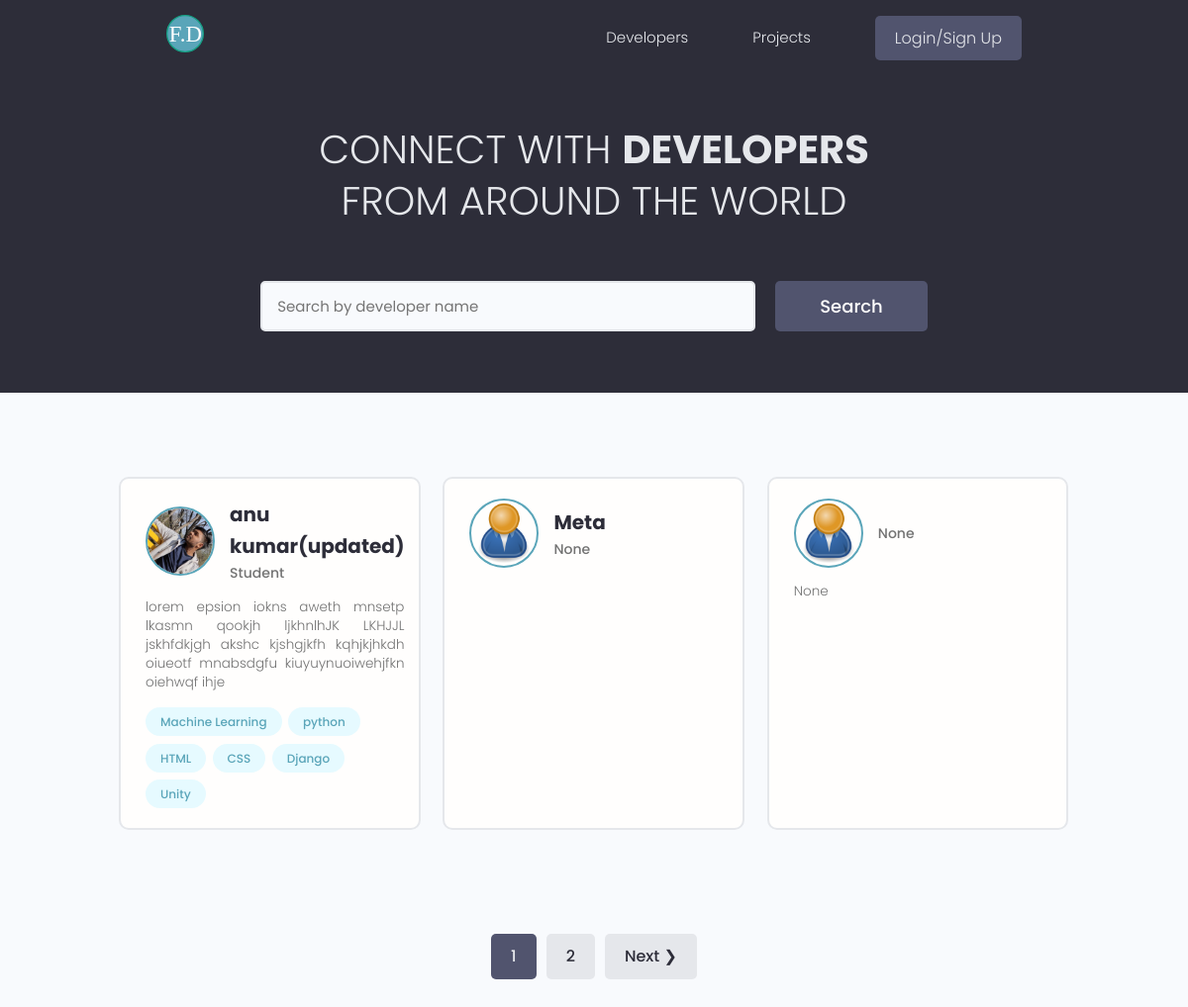
The page / on the database its author committed.
### users/models.py (models this page shows, shortened)
class Profiles(models.Model):
    user = models.OneToOneField(User , on_delete = models.CASCADE ,null= True , blank=True)
    name = models.CharField(max_length=200 , blank=True ,null=True)
    email = models.EmailField(max_length=500 ,blank=True, null=True)
    username = models.CharField(max_length=200 , blank=True ,null=True)
    location = models.CharField(max_length=200 , blank=True ,null=True)
    short_intro = models.CharField(max_length=200 , blank=True ,null=True)
    bio = models.TextField(blank=True, null=True)
    profile_image = models.ImageField(null=True, blank =True ,upload_to ='profiles/',default='profiles/user-default.png')
    social_github = models.CharField(max_length=200,blank=True,null=True)
    social_twitter = models.CharField(max_length=200,blank=True,null=True)
    social_linkdin = models.CharField(max_length=200,blank=True,null=True)
    social_youtube = models.CharField(max_length=200,blank=True,null=True)
    social_website = models.CharField(max_length=200,blank=True,null=True)
    created = models.DateTimeField(auto_now_add=True)
    id = models.UUIDField(default=uuid.uuid4,unique=True,primary_key=True,editable=False)
    class Meta:
        ordering=['created']
    @property
    def imageURL(self):
        try:
            url = self.profile_image.url
        except:
            url=""
        return url

class Skill(models.Model):
    owner = models.ForeignKey(Profiles,on_delete=models.CASCADE,null=True,blank=True)
    name =  models.CharField(max_length=200,blank=True,null=True)
    description = models.TextField(null =True,blank=True)
    created = models.DateTimeField(auto_now_add=True)
    id = models.UUIDField(default=uuid.uuid4,unique=True,primary_key=True,editable=False)
    def __str__(self):
        return str(self.name)

### users/views.py (the view)
# urls.py: path('',views.profiles ,name="profiles"),
def profiles(request):
    profiles , search_query = searchProfiles(request)
    custom_range , profiles  = paginateProfiles(request ,profiles ,3)
    context = {'profiles':profiles, 'search_query': search_query,'custom_range':custom_range}
    return render(request,'users/profiles.html',context)

### users/utils.py (called while the page is built)
def paginateProfiles(request , profiles ,results):
    page = request.GET.get('page')
    paginator = Paginator(profiles,results)
    try:
        profiles =paginator.page(page)
    except PageNotAnInteger:
        page=1
        profiles = paginator.page(page)
    except EmptyPage:
        page  = paginator.num_pages
        profiles=paginator.page(page)
    leftIndex = (int(page) - 4)
    if leftIndex <1:
        leftIndex=1
    rightIndex = (int(page) +5)
    if rightIndex > paginator.num_pages:
        rightIndex = paginator.num_pages + 1
    custom_range = range(leftIndex,rightIndex )
    return custom_range , profiles

def searchProfiles(request):
    search_query = ''
    if request.GET.get('search_query'):
        search_query = request.GET.get('search_query')
    skills = Skill.objects.filter(name__icontains = search_query)
    profiles = Profiles.objects.distinct().filter(
        Q(name__icontains=search_query) |
        Q(short_intro__icontains = search_query)|
        Q(skill__in = skills)
        )
    return profiles , search_query

### users/templates/users/profiles.html (shortened to what this page needs)
{% extends 'main.html' %}
{% block content %}
  <main class="home">
    <section class="hero-section text-center">
      <div class="container container--narrow">
        <div class="hero-section__box">
          <h2>CONNECT WITH <span>DEVELOPERS</span></h2>
          <h2>FROM AROUND THE WORLD</h2>
        </div>
        <div class="hero-section__search">
          <form id='searchForm' class="form" action="#" method="get">
            <div class="form__field">
              <input class="input input--text" id="formInput#search" type="text" name="search_query"
              value="{{search_query}}" placeholder="Search by developer name" />
            </div>
            <input class="btn btn--sub btn--lg" type="submit" value="Search" />
          </form>
        </div>
      </div>
    </section>
    <section class="devlist">
      <div class="container">
        <div class="grid grid--three">
          {% for profile in profiles %}
          <div class="column card">
            <div class="dev">
              <a href="{% url 'user-profile' profile.id %}" class="card__body">
                <div class="dev__profile">
                  <img class="avatar avatar--md" src="{{ profile.imageURL }}" alt="image" />
                  <div class="dev__meta">
                    <h3>{{profile.name}}</h3>
                    <h5>{{profile.short_intro|slice:"60"}}</h5>
                  </div>
                </div>
                <p class="dev__info">
                    {{profile.bio|slice:'150'}}
                </p>
                <div class="dev__skills">
                    {% for skill in profile.skill_set.all|slice:"6" %}
                    <span class="tag tag--pill tag--main">
                        <small>{{skill}}</small>
                    </span>
                    {% endfor %}
                </div>
              </a>
            </div>
          </div>
        {% endfor %}
        </div>
      </div>
    </section>
    {% include 'pagination.html' with queryset=profiles custom_range=custom_range %}
  </main>
{% endblock content %}

### static/styles/app.css (style rules this page uses)
:root { --color-sub: #2d2d39; }
.btn--sub { background-color: var(--color-sub-light); }
.card { border: 2px solid var(--color-light); }
img { width: 100%; }
.hero-section { height: 40vh; display: flex; align-items: center; background-color: var(--color-sub); }
.hero-section__box { margin-bottom: 4rem; }
.hero-section__box > h2, .hero-section__box > h2 > span { font-size: 4rem; color: var(--color-light); line-height: 1.3; text-transform: uppercase; }
.hero-section__box > h2 { font-weight: 300; }
.hero-section__box > h2 > span { font-weight: 700; }
.hero-section__search > .form { display: flex; align-items: center; justify-content: center; gap: 2rem; }
.hero-section__search > .form input.input--text { width: 50rem; }
.devlist { margin-top: 8rem; }
.devlist .grid { align-items: stretch; }
.devlist .dev .dev__profile { display: flex; align-items: center; gap: 1.5rem; }
.devlist .dev .dev__meta h3 { color: var(--color-sub); font-size: 2rem; font-weight: 700; }
.devlist .dev .dev__meta h5 { color: var(--color-text); font-size: 1.4rem; font-weight: 500; }
.devlist .dev .dev__info { margin: 1.5rem 0; font-size: 1.35rem; line-height: 1.4; text-align: justify; }

### static/uikit/styles/modules/_variables.css (style rules this page uses)
:root { --color-main: #5aa5b9; --color-main-light: #e6faff; --color-sub: #3f4156; --color-sub-light: #51546e; --color-sub-lighter: #ededfd; --color-text: #737373; --color-gray: #8b8b8b; --color-light: #e5e7eb; --color-light-gray: #767676; --color-bg: #f8fafd; --color-white: #fffefd; --color-white-light: #f3f3f3; --color-success: #359e64; --color-success-bg: #def8e8; --color-error: #fc4b0b; --color-error-bg: #fff2ee; --font-base: 'Poppins', arial, helvetica, 'Segoe UI', roboto, ubuntu, sans-serif; --font-monospace: 'Fira Code', 'Courier New', courier, monospace; --font-regular: 300; --font-medium: 500; --font-bold: 700; --generic-shadow: 1px 1px 5px #00000010; --generic-transition: all 0.3s ease-in-out; }

### static/uikit/styles/modules/_base.css (style rules this page uses)
* { margin: 0; padding: 0; box-sizing: border-box; text-rendering: optimizeLegibility; color: inherit; font-size: inherit; }
html { font-size: 50%; }
@media only screen and (min-width: 480px) { html { font-size: 56.25%; } }
@media only screen and (min-width: 1200px) { html { font-size: 62.5%; } }
body { line-height: 1.6; font-weight: 400; font-size: 1.5rem; color: var(--color-text); background-color: var(--color-bg); min-height: 100vh; }

### static/uikit/styles/modules/_typography.css (style rules this page uses)
* { font-family: var(--font-base); }
h2 { font-size: 3.6rem; font-weight: var(--font-bold); }
h3 { font-size: 3.2rem; font-weight: var(--font-medium); }
h5 { font-size: 2.4rem; font-weight: var(--font-medium); }
h5, h6 { font-weight: var(--font-regular); }
p, span, strong { font-size: 1.6rem; color: var(--color-text); font-weight: var(--font-regular); }
a { padding-bottom: 2px; text-decoration: none; display: inline-block; color: var(--color-main); font-weight: var(--font-medium); }

### static/uikit/styles/modules/_utilities.css (style rules this page uses)
.container { width: 92%; max-width: 165rem; margin: 0 auto; box-sizing: border-box; }
.container--narrow { width: 92%; max-width: 120rem; }
@media screen and (min-width: 1000px) { .container { width: 90%; } }
@media screen and (min-width: 1000px) { .container--narrow { width: 85%; } }
@media screen and (min-width: 1200px) { .container { width: 80%; } }
@media screen and (min-width: 1200px) { .container--narrow { width: 72%; } }
.text-center { text-align: center; }

### static/uikit/styles/modules/_avatar.css (style rules this page uses)
.avatar { border-radius: 50%; border: 2px solid var(--color-main); object-fit: cover; }
.avatar--md { height: 7rem; width: 7rem; }

### static/uikit/styles/modules/_button.css (style rules this page uses)
.btn { display: inline-block; position: relative; cursor: pointer; background-color: var(--color-light); font-weight: var(--font-medium); color: var(--color-sub); text-decoration: none; padding: 1rem 2rem; border-radius: 0.5rem; border: none; width: -webkit-fit-content; width: -moz-fit-content; width: fit-content; height: -webkit-fit-content; height: -moz-fit-content; height: fit-content; font-size: 1.6rem; outline-width: 0; outline-color: transparent; -webkit-backface-visibility: hidden; backface-visibility: hidden; transition: all 0.3s ease-in-out; }
.btn--sub { background-color: var(--color-sub); color: var(--color-white); }
.btn--lg { font-size: 1.8rem; padding: 1.2rem 4.5rem; }

### static/uikit/styles/modules/_card.css (style rules this page uses)
.card { border-radius: 1rem; background-color: var(--color-white); border: 1.5px solid var(--color-light); width: auto; height: auto; margin-top: 0.5rem; margin-bottom: 0.5rem; overflow: hidden; }
.card__body, .card__header { padding: 2rem 2.5rem; }

### rows shown on the page
Profiles: imageURL (picture), name "anu kumar(updated)", short_intro "Student", bio "lorem epsion iokns aweth mnsetp lkasmn qookjh ljkhnlhJK LKHJJL jskhfdkjgh akshc kjshgjkfh kqhjkjhkdh oiueotf mnabsdgfu kiuyuynuoiwehjfkn oiehwqf ihje"
Skill: name "Machine Learning"
Skill: name "python"
Skill: name "HTML"
Skill: name "CSS"
Skill: name "Django"
Skill: name "Unity"
Profiles: imageURL (placeholder picture), name "Meta", short_intro "None"
Profiles: imageURL (placeholder picture), short_intro "None", bio "None"

### other values the page prints
{{ page }} "1"
{{ page }} "2"
